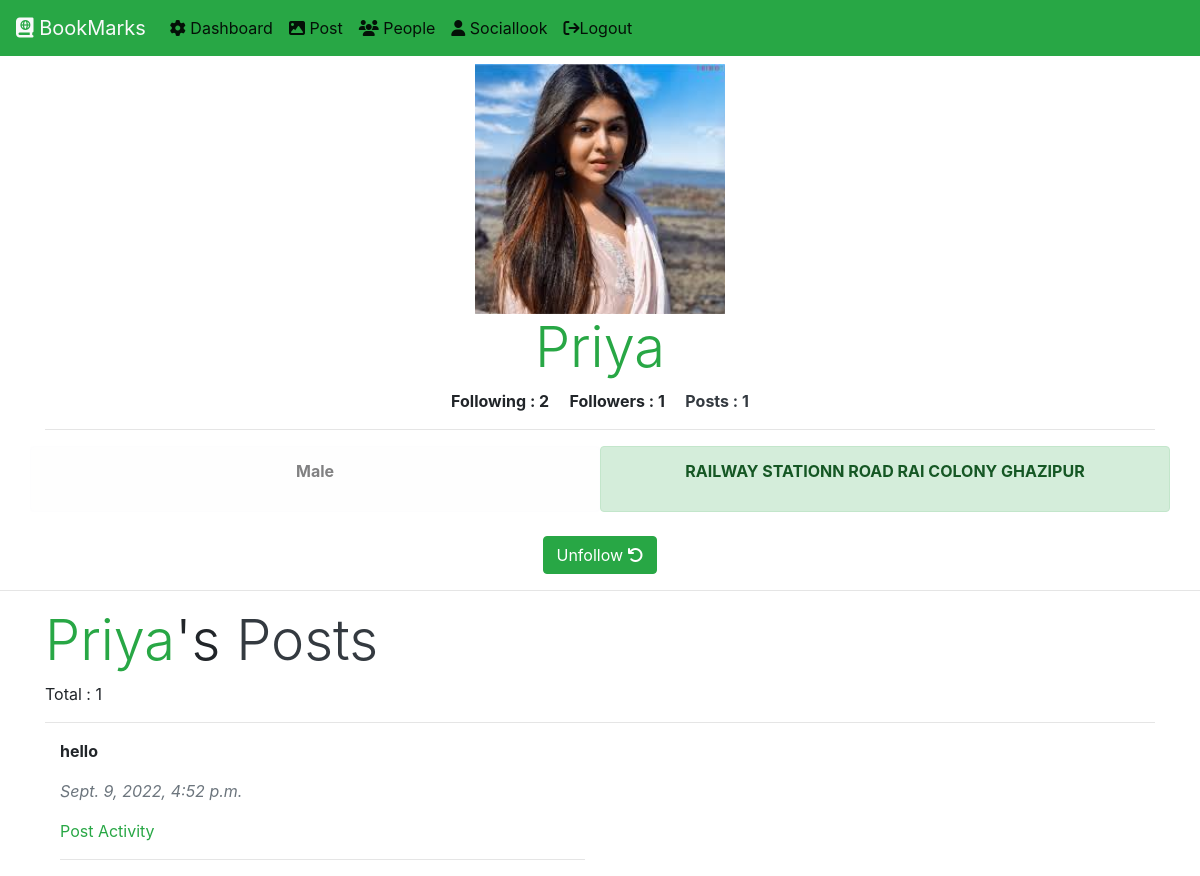
/user/showprofile/17/ (signed in), run on an earlier commit of the app's database.
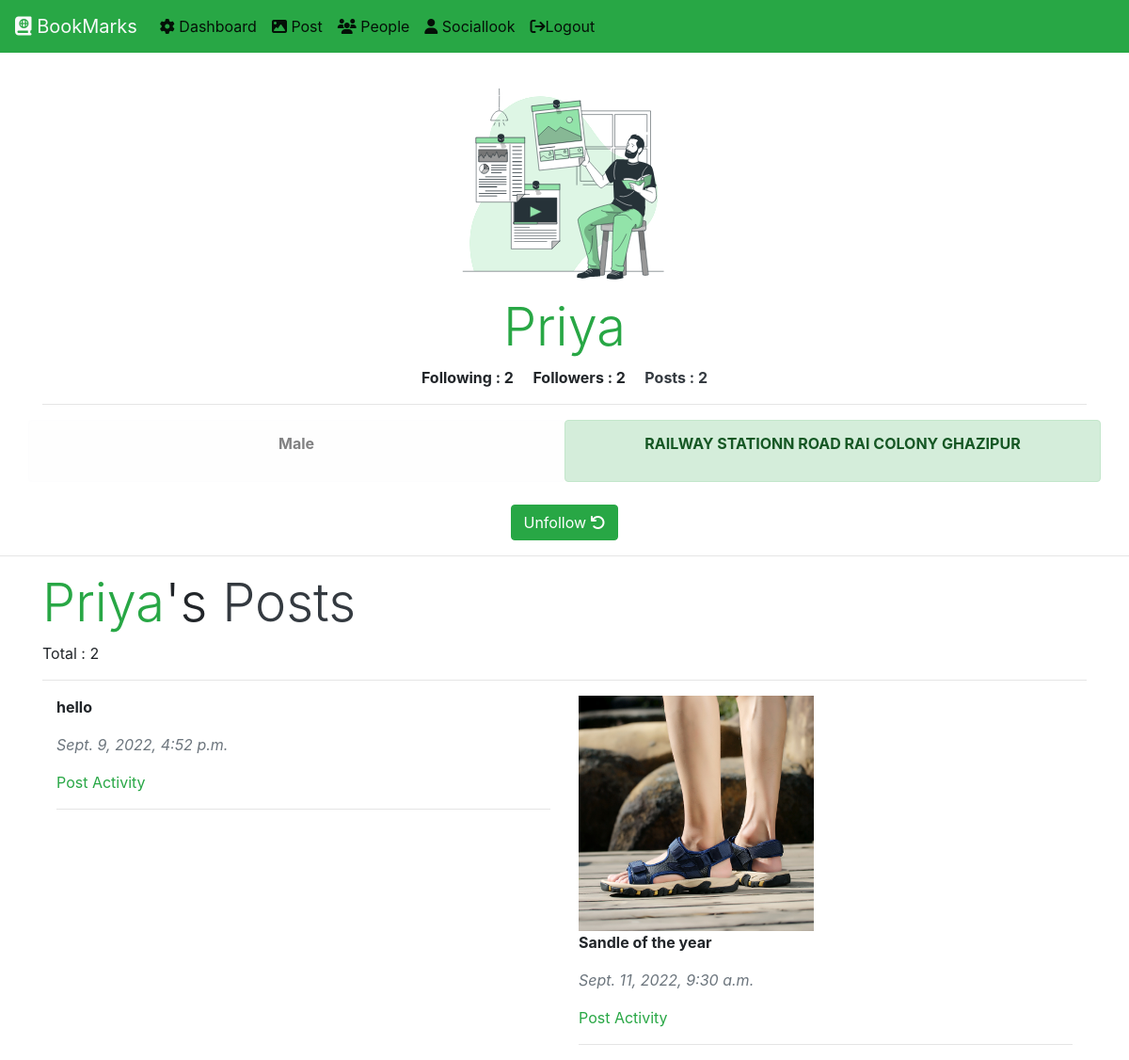
And on a later commit of the database.
### users/models.py (models this page shows)
class users(models.Model):
    GENDER_CHOICES	=	(('male',	'Male'),('female',	'Female'),('transgender',	'Transgender'),)
    name = models.CharField(max_length=250)
    email = models.EmailField(max_length=100,unique=True)
    password = models.CharField(max_length=250)
    address = models.TextField()
    account = models.DateTimeField(default=datetime.datetime.now(), blank=True,null=True)
    gender = models.CharField(max_length=20,choices=GENDER_CHOICES,default='male')
    userimg = models.ImageField(upload_to='userimg/' ,null=True)

class posts(models.Model):
    user = models.ForeignKey(users,on_delete=models.CASCADE)
    postdata = models.TextField(blank=True)
    postimg = models.ImageField(upload_to='postimg/',null=True)
    dateofpost = models.DateTimeField(auto_now_add=True,blank=True)

### users/views.py (the view)
# urls.py: path('showprofile/<int:id>/',views.profile.as_view(),name='showprofile'),
class profile(View):
    def get(self, request,id):
        if 'email' in request.session:
            isexist = users.objects.filter(email = request.session['email']).exists()
            if isexist:
                username = request.session['name']
                isfollow = activity.objects.filter(Q(whofollow= users.objects.get(email= request.session['email'])) & Q(whomtofollow= users.objects.get(id=id))).exists()
            else:
                username = False
                isfollow = False
        else:
            username = False
            isfollow = False
        isUser = users.objects.filter(id=id).exists()
        if isUser:
            user = users.objects.filter(id=id)
            totalpost = posts.objects.filter(user = users.objects.get(id=id))
            totalfollowing = len(activity.objects.filter(whofollow= users.objects.get(id=id)))
            totalfollower = len(activity.objects.filter(whomtofollow=users.objects.get(id=id)))
            return render(request, 'users/profile.html',{'username':username,'user':user,'total' :len(totalpost),'totalfollowing':totalfollowing,'totalfollower':totalfollower,'id':id,'isfollow':isfollow,
            'post':totalpost})
        else:
            return HttpResponse('Invalid Request..')

### users/templates/users/profile.html (shortened to what this page needs)
{% extends 'core/base.html' %}
{% load static %}
{% block content %}
{% include 'core/nav.html' %}
{% if user %}
{% for i in user  %}
<div class="container mt-2 text-center">
{% if i.userimg == 'False' %}
<img src="{% static 'users/img/bk.svg' %}" alt="" style="width: 250px; height: 250px; ">
{% else %}
<img src="{{ i.userimg.url }}" alt="" class="img-fluid text-center" style="width: 250px; height: 250px; ">
{% endif %}
</div>
<div class="container text-center">
    <h3 class="text-success text-center display-4" id='name'>{{i.name | capfirst}}</h3>
    <p><b  class='mx-2'>Following  : {{totalfollowing}}</b> <b class='mx-2'>Followers : {{totalfollower}}</b> <b class='mx-2'> <a href="" class="text-dark">Posts : {{total}}</a> </b> </p>
<hr class="text-success">
<div class="row">
    <div class="col-sm-6 alert alert-light">
    <p><b>{{i.gender | capfirst}}</b></p>
    </div>
    <div class="col-sm-6 alert alert-success">
        <p>
            <b>
                {{i.address}}
            </b>
        </p>
    </div>
</div>
</div>
{% endfor %}
{% if isfollow %}
<div class="container mt-2 text-center">
    <a href="{% url 'unfollow' id=id %}" class="btn-success btn">Unfollow <i class="fa fa-undo" aria-hidden="true"></i> </a>
</div>
<hr class="text-success">
<div class="container mt-2">
    <h1 class="display-4 pp">
    </h1>
    {% if post %}
    Total : {{total}}
    {% else %}
    Total : 0
    {% endif %}
    <hr class="text-success">
</div>
<div class="container mt-2">
    {% if post %}
    <div class="container mt-2">
        <div class="row">
       {% for i in post %}
        <div class="col-sm-6 " >
            {% if i.postimg != 'False' %}
       <img src="{{ i.postimg.url }}" alt="" class="img-fluid text-center" style="width: 250px; height: 250px; ">
         {% endif %}
            <p><b>
                {{i.postdata}}
            </b></p>
            <p class="text-secondary">
                <em>
                    {{i.dateofpost}}
                </em>
            </p>
            <a href="{% url 'postact' id=i.id uid=i.user.id %}" class="text-success"> Post Activity</a>
            <hr class="text-success">
        </div>
       {% endfor %}
    </div>
    </div>
    {% else %}
    <p>
        <b>No post yet..</b>
    </p>
    {% endif %}
</div>
{% endif %}
{% else %}
<h1 class="text-success text-center">Something Wrong  !!!!</h1>
{% endif %}
{% endblock content %}

What changed in the data, as far as the page shows it:
changed users "Priya": totalfollower "1" → "2"; total "1" → "2"; userimg: picture removed
added posts: postimg (picture), postdata "Sandle of the year", dateofpost "Sept. 11, 2022, 9:30 a.m."
Also different on the page:
{{ total }}: "1" → "2"
